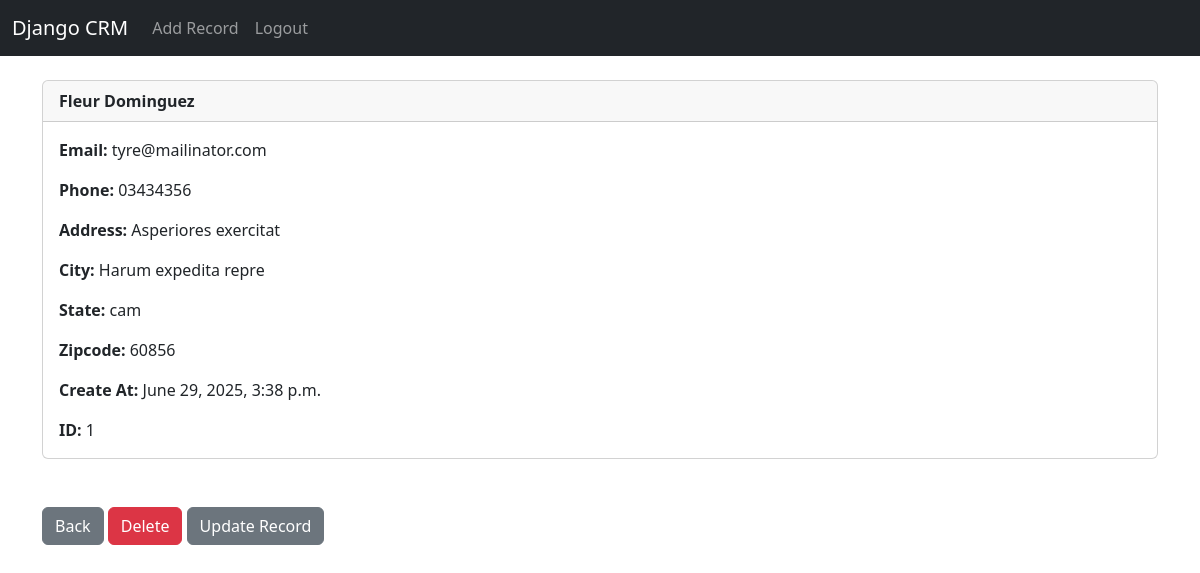
The page /record/1 (signed in) on the database its author committed.
### website/models.py (models this page shows, shortened)
class Record(models.Model):
	created_at = models.DateTimeField(auto_now_add=True)
	first_name = models.CharField(max_length=50)
	last_name =  models.CharField(max_length=50)
	email =  models.CharField(max_length=100)
	phone = models.CharField(max_length=15)
	address =  models.CharField(max_length=100)
	city =  models.CharField(max_length=50)
	state =  models.CharField(max_length=50)
	zipcode =  models.CharField(max_length=20)

### website/views.py (the view)
# urls.py: path('record/<int:pk>', views.customer_record, name='record'),
def customer_record(request, pk):
	if request.user.is_authenticated:
		customer_record = Record.objects.get(id=pk)
		return render(request, 'record.html', {'customer_record':customer_record})
	else:
		messages.success(request, "You Must Be Logged In To View That Page...")
		return redirect('home')

### website/templates/record.html
{% extends 'base.html' %}
{% block content %}
<div class="card">
  <div class="card-header"><strong>
    	{{ customer_record.first_name }}
		{{ customer_record.last_name }}</strong>
  </div>
  <div class="card-body">
<p class="card-text">
<strong>Email: </strong>{{ customer_record.email }}</p>
<p class="card-text">
<strong>Phone: </strong>{{ customer_record.phone }}
</p>
<p class="card-text">
<strong>Address: </strong>{{ customer_record.address }}</p>
<p class="card-text">
<strong>City: </strong>{{ customer_record.city }}</p>
<p class="card-text">
<strong>State: </strong>{{ customer_record.state }}</p>
<p class="card-text">
<strong>Zipcode: </strong>{{ customer_record.zipcode }}</p>
<p class="card-text">
<strong>Create At: </strong>{{ customer_record.created_at }}</p>
<p class="card-text">
<strong>ID: </strong>{{ customer_record.id }}</p>
  </div>
</div>
<br/><br/>
<a href="{% url 'home' %}" class="btn btn-secondary">Back</a>
<a href="{% url 'delete_record' customer_record.id %}" class="btn btn-danger">Delete</a>
<a href="{% url 'update_record' customer_record.id %}" class="btn btn-secondary">Update Record</a>
{% endblock %}

### rows shown on the page
Record: first_name "Fleur", last_name "Dominguez", email "tyre@mailinator.com", phone "03434356", address "Asperiores exercitat", city "Harum expedita repre", state "cam", zipcode "60856", created_at "June 29, 2025, 3:38 p.m.", id "1"
